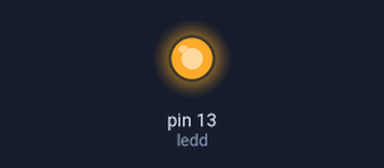
Simulated run of this sketch. Board: Arduino Uno, built with avr-gcc and run on an emulated ATmega328P. On the bench: output pins drawn as LEDs (lit = HIGH).

Above: at 0.1 s.
Timing chart, 0 to 1.6 s (numbered marks = the images above):
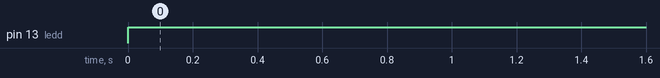

The sketch:

sketch_jul07a.ino
```cpp
int ledd = 13; // Pin 12


void setup() {
  // put your setup code here, to run once:
pinMode(ledd, OUTPUT); // Set pin 13 as digital out
    Serial.begin(9600); // baud rate
    Serial.flush();
}

void loop() {
  // put your main code here, to run repeatedly:
 digitalWrite(ledd, HIGH); // on
}
```

Measured:
- by itself, pin 13 (ledd): LOW → HIGH at 0.00 s
